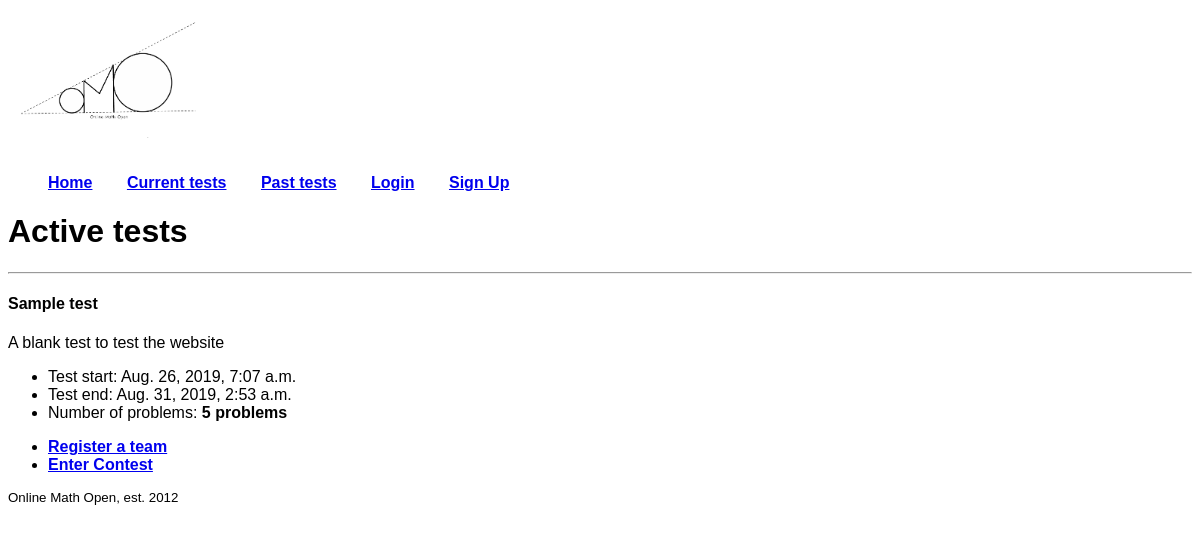
/active_tests/, run on an earlier commit of the app's database.
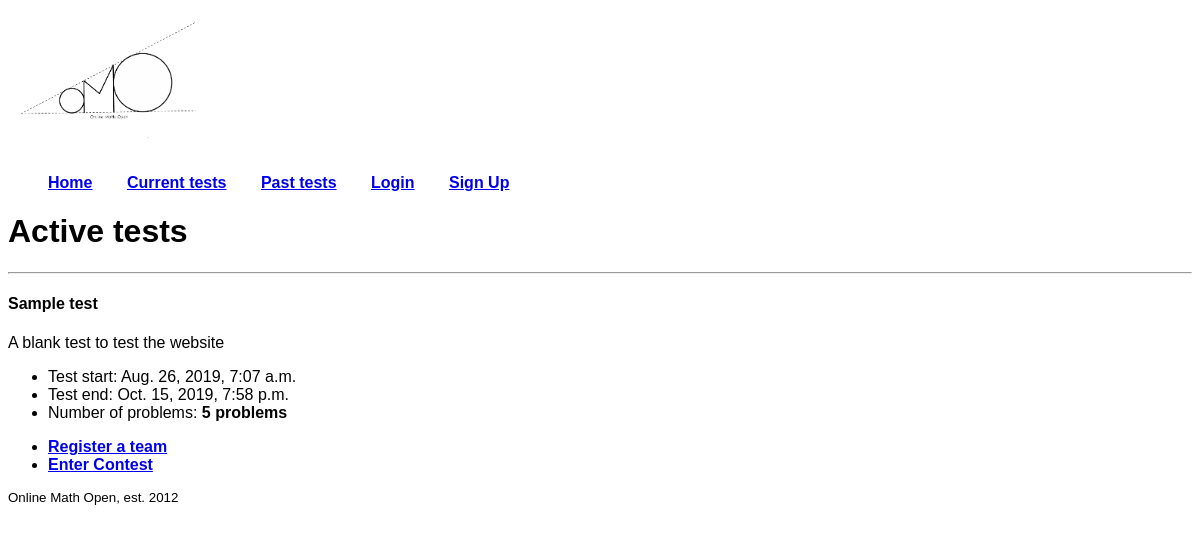
And on a later commit of the database.
### onlinemathopen/models.py (models this page shows, shortened)
class Contest(models.Model):
	name = models.CharField(max_length=80, default='',
			help_text = "Name of test", unique=True)
	description = models.TextField(default='',
			help_text = "Description of the test (shown on listing).")
	number_of_problems = models.IntegerField(default=30,
			help_text = "Number of problems in the test")
	exam_window_start = models.DateTimeField(
			help_text = "Start of test window")
	exam_window_end = models.DateTimeField(
			help_text = "End of test window")
	active = models.BooleanField(default=False,
			help_text = "Is the contest currently active?")

### onlinemathopen/views.py (the view)
# urls.py: path('active_tests/', views.active_tests, name='active_tests'),
def active_tests(request):
	tests = Contest.objects.filter(active = True).order_by('exam_window_start')
	return render(request, 'onlinemathopen/active_tests.html', {'tests': tests})

### onlinemathopen/templates/onlinemathopen/active_tests.html (shortened to what this page needs)
{% extends 'base.html' %}
{% block content %}
<h1>Active tests</h1>
{% for test in tests %}
<hr />
<h4>{{ test.name }}</h4>
{% if test.description %}
<p>{{ test.description }}</p>
{% endif %}
<ul>
	<li>Test start: {{ test.exam_window_start }}</li>
	<li>Test end: {{ test.exam_window_end }}</li>
	<li>Number of problems: <b>{{ test.number_of_problems }} problems</b></li>
</ul>
<ul>
	<li><b><a href="{% url 'register' test.id %}">Register a team</a></b>
	<li><b><a href="{% url 'compete' test.id %}">Enter Contest</a></b>
</ul>
{% endfor %}
{% endblock %}

What changed in the data, as far as the page shows it:
changed Contest "Sample test": exam_window_end "Aug. 31, 2019, 2:53 a.m." → "Oct. 15, 2019, 7:58 p.m."
